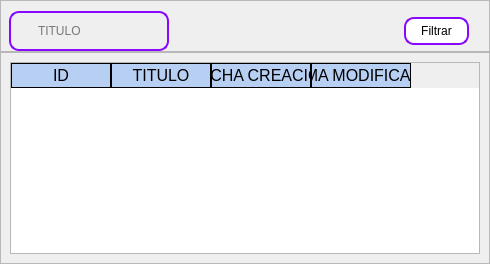
            <widget class="QWidget" name="p_Busqueda">
             <property name="focusPolicy">
              <enum>Qt::NoFocus</enum>
             </property>
             <layout class="QVBoxLayout" name="verticalLayout_7">
              <property name="spacing">
               <number>0</number>
              </property>
              <property name="leftMargin">
               <number>0</number>
              </property>
              <property name="topMargin">
               <number>0</number>
              </property>
              <property name="rightMargin">
               <number>0</number>
              </property>
              <property name="bottomMargin">
               <number>0</number>
              </property>
              <item alignment="Qt::AlignTop">
               <widget class="QFrame" name="frame_3">
                <property name="enabled">
                 <bool>true</bool>
                </property>
                <property name="maximumSize">
                 <size>
                  <width>16777215</width>
                  <height>250</height>
                 </size>
                </property>
                <property name="layoutDirection">
                 <enum>Qt::LeftToRight</enum>
                </property>
                <property name="styleSheet">
                 <string notr="true"/>
                </property>
                <property name="frameShape">
                 <enum>QFrame::StyledPanel</enum>
                </property>
                <property name="frameShadow">
                 <enum>QFrame::Raised</enum>
                </property>
                <layout class="QHBoxLayout" name="horizontalLayout_9">
                 <property name="spacing">
                  <number>20</number>
                 </property>
                 <property name="leftMargin">
                  <number>8</number>
                 </property>
                 <property name="topMargin">
                  <number>10</number>
                 </property>
                 <property name="rightMargin">
                  <number>20</number>
                 </property>
                 <property name="bottomMargin">
                  <number>0</number>
                 </property>
                 <item>
                  <widget class="QLineEdit" name="fil_Title">
                   <property name="maximumSize">
                    <size>
                     <width>244</width>
                     <height>16777215</height>
                    </size>
                   </property>
                   <property name="styleSheet">
                    <string notr="true">QLineEdit {
font: 57 14pt &quot;Raleway Medium&quot;;
 border: 2px solid #8707ff;
 border-radius: 10px;
 padding: 10px 25px;
 background: transparent;
 max-width: 190px;
}

</string>
                   </property>
                   <property name="alignment">
                    <set>Qt::AlignLeading|Qt::AlignLeft|Qt::AlignTop</set>
                   </property>
                   <property name="placeholderText">
                    <string>TITULO</string>
                   </property>
                  </widget>
                 </item>
                 <item>
                  <spacer name="horizontalSpacer_8">
                   <property name="orientation">
                    <enum>Qt::Horizontal</enum>
                   </property>
                   <property name="sizeHint" stdset="0">
                    <size>
                     <width>215</width>
                     <height>20</height>
                    </size>
                   </property>
                  </spacer>
                 </item>
                 <item>
                  <widget class="QPushButton" name="filterButton">
                   <property name="cursor">
                    <cursorShape>PointingHandCursor</cursorShape>
                   </property>
                   <property name="styleSheet">
                    <string notr="true">font: 57 14pt &quot;Raleway Medium&quot;;
 border: 2px solid #8707ff;
 border-radius: 10px;
 padding: 5px 15px;
 background: white;
</string>
                   </property>
                   <property name="text">
                    <string>Filtrar</string>
                   </property>
                  </widget>
                 </item>
                </layout>
               </widget>
              </item>
              <item>
               <widget class="QFrame" name="frameResultados">
                <property name="sizePolicy">
                 <sizepolicy hsizetype="Preferred" vsizetype="MinimumExpanding">
                  <horstretch>0</horstretch>
                  <verstretch>0</verstretch>
                 </sizepolicy>
                </property>
                <property name="styleSheet">
                 <string notr="true"/>
                </property>
                <property name="frameShape">
                 <enum>QFrame::StyledPanel</enum>
                </property>
                <property name="frameShadow">
                 <enum>QFrame::Raised</enum>
                </property>
                <layout class="QHBoxLayout" name="horizontalLayout_4">
                 <property name="spacing">
                  <number>0</number>
                 </property>
                 <property name="leftMargin">
                  <number>9</number>
                 </property>
                 <item>
                  <widget class="QTableWidget" name="tablaResultados">
                   <property name="styleSheet">
                    <string notr="true">QTableWidget{
	gridline-color: rgb(0,206,151);
	color: #000000;
	font-size: 12pt;
}
QHeaderView::section {
	
	background-color: rgb(182, 207, 242);
	border: 1px solid rgb(0, 0, 0);
	font-size: 12pt;
}
QTableWidget QTableCorenerButton::section {
	background-color: rgb(0,0,0);
	border: 1px solid rgb(0,206,151)
}</string>
                   </property>
                   <property name="alternatingRowColors">
                    <bool>true</bool>
                   </property>
                   <property name="sortingEnabled">
                    <bool>true</bool>
                   </property>
                   <property name="wordWrap">
                    <bool>true</bool>
                   </property>
                   <attribute name="horizontalHeaderCascadingSectionResizes">
                    <bool>false</bool>
                   </attribute>
                   <attribute name="horizontalHeaderShowSortIndicator" stdset="0">
                    <bool>true</bool>
                   </attribute>
                   <attribute name="verticalHeaderCascadingSectionResizes">
                    <bool>false</bool>
                   </attribute>
                   <attribute name="verticalHeaderShowSortIndicator" stdset="0">
                    <bool>false</bool>
                   </attribute>
                   <attribute name="verticalHeaderStretchLastSection">
                    <bool>false</bool>
                   </attribute>
                   <column>
                    <property name="text">
                     <string>ID</string>
                    </property>
                   </column>
                   <column>
                    <property name="text">
                     <string>TITULO</string>
                    </property>
                   </column>
                   <column>
                    <property name="text">
                     <string>FECHA CREACIÓN</string>
                    </property>
                   </column>
                   <column>
                    <property name="text">
                     <string>ÚLTIMA MODIFICACIÓN</string>
                    </property>
                   </column>
                  </widget>
                 </item>
                </layout>
               </widget>
              </item>
             </layout>
            </widget>
